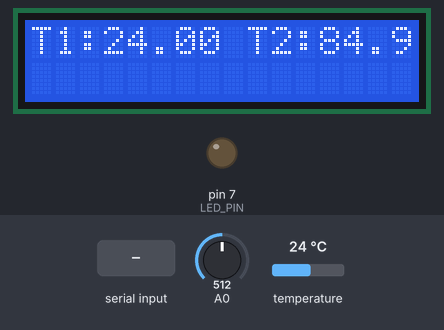
Bench run of a sketch on a simulated Arduino Uno, built with avr-gcc and run on an emulated ATmega328P. Shown: 16×2 character LCD, output pins drawn as LEDs (lit = HIGH). The test bench sets the inputs (shaded band); at power-on: temperature 24 °C, A0 = 512. What the sketch prints to the serial monitor is not drawn.

Above: at 2.0 s.
2.1 s: "ALARM" received over Serial
At 3.7 s:
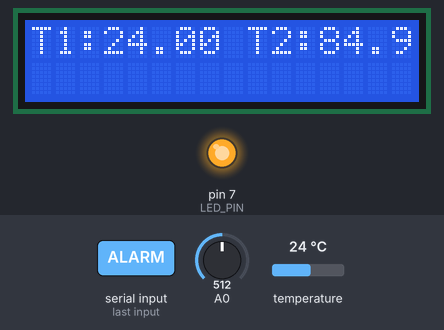
4.0 s: temperature set to 12 °C
At 5.1 s:
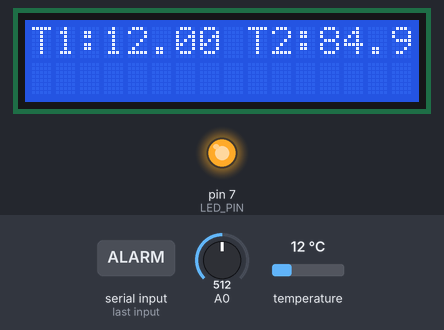
6.1 s: A0 set to 716
At 7.6 s:
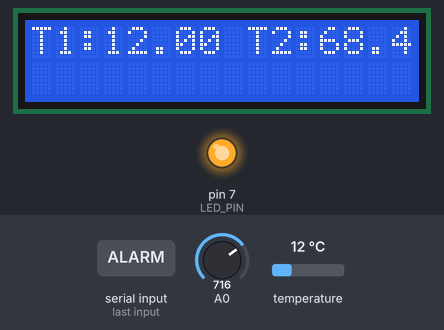
8.3 s: temperature set to 19 °C
At 10.0 s:
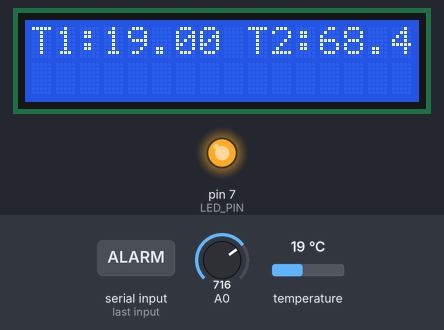
10.5 s: A0 set to 900
At 12.3 s:
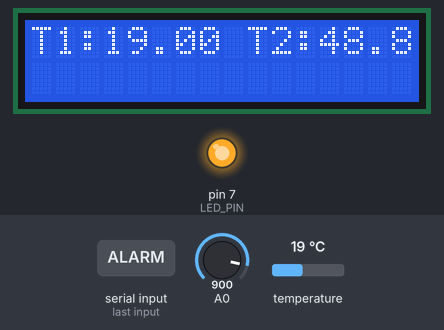
12.6 s: temperature set to 28 °C
At 13.7 s:
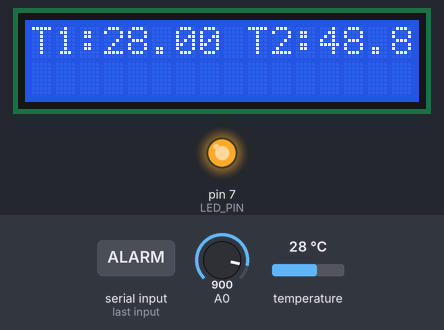
Timing chart, 0 to 15.6 s (numbered marks = the images above; inputs shaded):
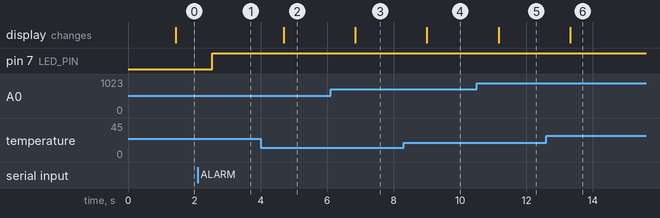

The sketch:

sketch_2024__GSM_for_compil_TEMP_ALARM.ino
```cpp
#include <SoftwareSerial.h>
#include <LiquidCrystal.h>
#include <math.h>
#include <microDS18B20.h>

#define LED_PIN   7
#define TERMIST_B 4300
#define VIN 5.0
MicroDS18B20 <A5> ds;

volatile int alarm = LOW;
int temperature = 0; // Глобальная переменная для хранения значение температуры с датчика DS18B20
int temperature2 = 0;

String val_smsin = "";

String master_phon = "+79857049155";
LiquidCrystal lcd(13, 12, 11, 10,  9,  8);
String message;


void setup ()
{
 lcd.begin(16, 2);
 pinMode(LED_PIN, OUTPUT);

 Serial.begin(115200);
 // delay(300);
  //Serial.println("AT+CLIP=1");  //включить АОН
 // delay(300);
//  Serial.println("AT+GSMBUSY=1"); //запрет всех входящих звонков
//  delay(300);
//  Serial.println("AT+CMGF=1"); // текстовый формат SMS
 // delay(300);
 // Serial.println("AT+CSCS=\"GSM\"");  // кодировка текста - GSM
//  delay(300);
 // Serial.println("AT+CNMI=2,2,0,0,0"); // вывод смс в консоль
 delay(300);
Serial.println("Inicial complet");
 }

void loop ()
{
 SMS_IN ();
 //delay(300);
 IF_ALARM ();
// delay(300);
 IF_TEMP ();
// delay(300);
 IF_TEMP2 ();

 // delay(300);
 detectTemperatureLCD();
 val_smsin = "";
}

//Функция вывода на дисплей
  void Lcd_Out (String out_up, String out_down, int str_num) {
    lcd.print(" ");
    lcd.begin(16, 2);
    lcd.setCursor(0, str_num);
    lcd.print(out_up);
    lcd.print(out_down);
  }

    void detectTemperatureLCD(){
    ds.requestTemp(); //Запросили Температуру
    delay(1000); //Ждем ответа
    //if (ds.readTemp()){ //Читаем температуру
       ds.readTemp();
      float temperature11 = ds.getTemp(); //Берем и присваиваем температуру
      String out_up = String("T1:") +  temperature11;
     //               }
      float voltage = analogRead(A0) * VIN / 1023.0;
      float r1 = voltage / (VIN - voltage);
      float temperature22 = 1./( 1./(TERMIST_B)*log(r1)+1./(25. + 273.) ) - 213;
      String out_down = String(" T2:") + temperature22;
      int str_num = 0;
      Lcd_Out(String (out_up), String (out_down), int (str_num) );

    }

//Разбираем СМС + проверка входящего телефона ______________________________________________
void SMS_IN(){
 if(Serial.available()) //если модуль что-то послал
  { char ch = ' ';
    String val = "";

    while(Serial.available())
     {
       ch = Serial.read();
       val += char(ch); //собираем принятые символы в строку
       delay(3);
       Serial.print(val);
     }
  //if(val.indexOf("+CMT") > -1) //если есть входящее sms
	//	{
	//		if(val.indexOf(master_phon) > -1 ) //если есть входящее sms
			{val_smsin = val;}
// }
}
}

// ОХРАНА ______________________________________________
void IF_ALARM (){
if(val_smsin.indexOf("ALARM") > -1) // смотрим, что за команда
			{alarm = !alarm ;
      digitalWrite(LED_PIN, alarm);
Serial.print(" alarm IS ");
   Serial.println(alarm);
    }

                 }


//Проверка уровня сигнала___________________________________________
//AT+CSQ — информация о качестве сигнала.
//Вернет два числа +CSQ: 21,0
//21, — уровень сигнала. Может быть в диапазоне 0..31 или 99. Чем больше тем лучше, но 99 значит его отсутствие. После прошивки значение почему то изменилось до 27.


//Проверка температуры______________________________________________
void IF_TEMP (){
  if(val_smsin.indexOf("Temp") > -1) // смотрим, что за команда
				{
					float voltage = analogRead(A0) * VIN / 1023.0;
          float r1 = voltage / (VIN - voltage);
          float temperature = 1./( 1./(TERMIST_B)*log(r1)+1./(25. + 273.) ) - 216;
					SMS_OUT(String(temperature), String(master_phon));  //отправляем СМС на номер
				}
}

void IF_TEMP2 (){
  if(val_smsin.indexOf("Temp2") > -1) // смотрим, что за команда
				{
					  ds.requestTemp(); //Запросили Температуру
            delay(1000); //Ждем ответа
            if (ds.readTemp()){ //Читаем температуру
            float temperature = ds.getTemp(); //Берем и присваиваем температуру
            SMS_OUT(String(temperature), String(master_phon));  //отправляем СМС на номер
								}
}
}


//Отправка СМС ______________________________________________
void SMS_OUT(String text, String phone)
{

  //Serial.println("AT+CMGS=\"" + phone + "\"");
 // delay(500);

  //Serial.print(text);
   Serial.println(text);

  delay(500);

  Serial.print((char)26);
  delay(500);
  Serial.println("SMS send OK");
  delay(5000);
  //Serial.println("AT+CMGD=1,4");//удаляем прочитанные смс
  //Serial.println("AT+CMGDA=\"DEL ALL\"");//еще вариант удаления всех смс

}
```

Measured:
- after the input at 2.1 s, pin 7 (LED_PIN): LOW → HIGH after 0.43 s
- after the input at 4.0 s, the display: changes after 0.69 s (image 2)
- after the input at 6.1 s, the display: changes after 0.75 s (image 3)
- after the input at 8.3 s, the display: changes after 0.70 s (image 4)
- after the input at 10.5 s, the display: changes after 0.66 s (image 5)
- after the input at 12.6 s, the display: changes after 0.71 s (image 6)
